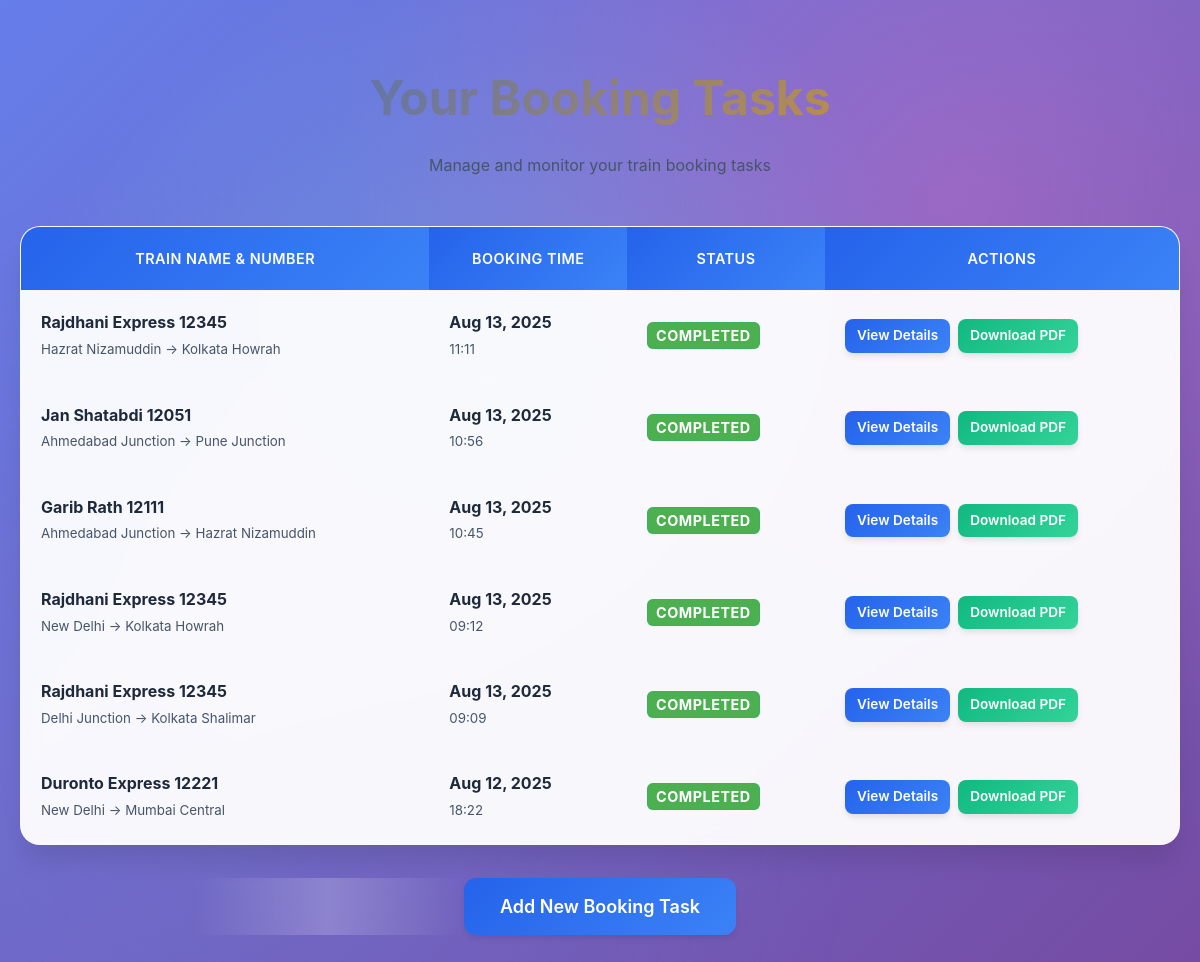
Page /dashboard/ (signed in) on the earlier database version.
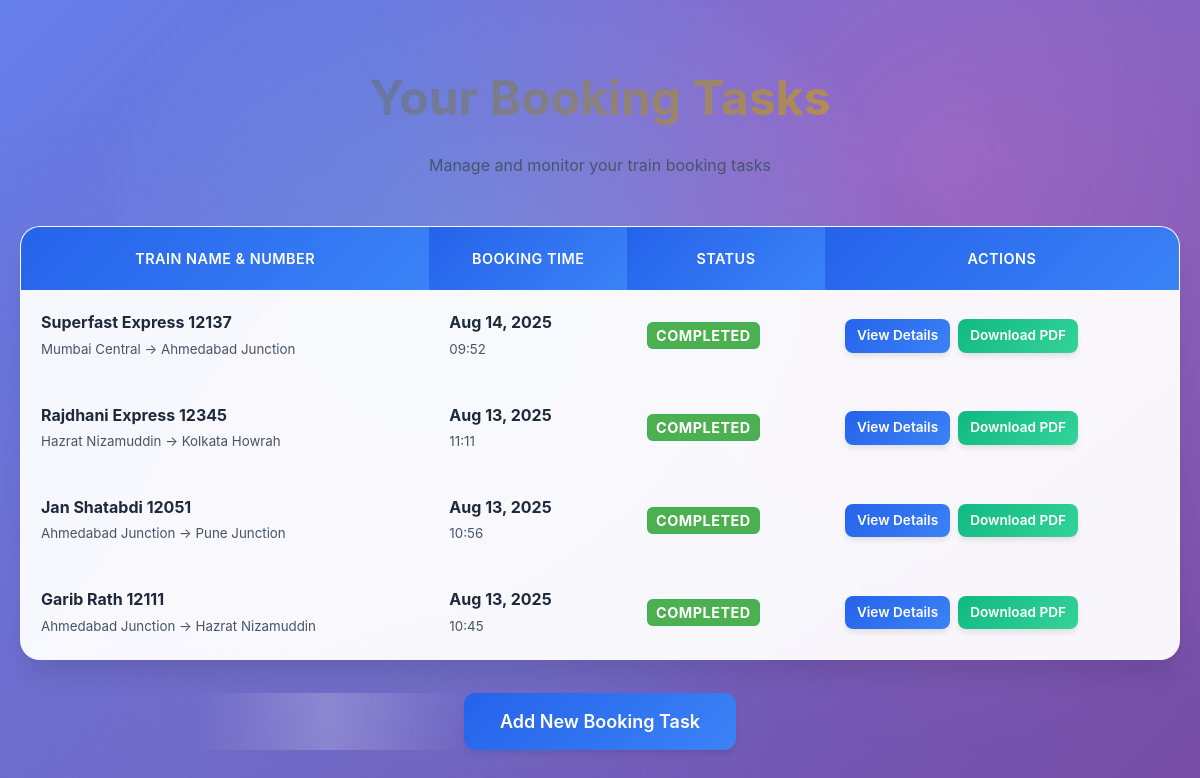
Same page on the later database version.
### booking/models.py (models this page shows, shortened)
class Booking(models.Model):
    user = models.ForeignKey(User, on_delete=models.CASCADE)
    train_name_number = models.CharField(max_length=120, help_text="e.g., Rajdhani Express 12345", default="Unknown Train 00000")
    train_number = models.CharField(max_length=10, default="00000")
    train_name = models.CharField(max_length=100, default="Unknown Train")
    source_station = models.CharField(max_length=50, default="Unknown Source")
    destination_station = models.CharField(max_length=50, null=True, blank=True, default="Unknown Destination")
    journey_date = models.DateField(null=True, blank=True)
    booking_time = models.DateTimeField(null=True, blank=True)
    STATUS_CHOICES = [
        ('Scheduled', 'Scheduled'),
        ('Processing', 'Processing'),
        ('Completed', 'Completed'),
        ('Failed', 'Failed')
    ]
    status = models.CharField(max_length=20, choices=STATUS_CHOICES, default='Scheduled')
    pnr_number = models.CharField(max_length=12, blank=True, null=True)
    seat_number = models.CharField(max_length=10, blank=True, null=True)
    coach_number = models.CharField(max_length=5, blank=True, null=True)
    class_type = models.CharField(
        max_length=20,
        choices=[
            ('SL', 'Sleeper'),
            ('3A', '3rd AC'),
            ('2A', '2nd AC'),
            ('1A', '1st AC')
        ],
        default='SL'
    )
    ticket_pdf = models.FileField(upload_to="tickets/", blank=True, null=True)
    ticket_pdf_url = models.URLField(blank=True, null=True)
    auto_delete_enabled = models.BooleanField(default=True)
    retention_days = models.PositiveIntegerField(default=30)
    deleted_at = models.DateTimeField(null=True, blank=True)

### booking/views.py (the view)
# urls.py: path('', views.dashboard, name='dashboard'),
@login_required
def dashboard(request):
    tasks = Booking.objects.filter(user=request.user).order_by('-booking_time')
    return render(request, 'booking/dashboard.html', {'tasks': tasks})

### booking/templates/booking/dashboard.html (shortened to what this page needs)
{% load static %}
<!DOCTYPE html>
<html>
<head>
    <link rel="stylesheet" href="{% static 'booking/enhanced.css' %}">
    <link rel="stylesheet" href="{% static 'booking/status.css' %}">
</head>
<body>
    <div class="dashboard-container">
        <div class="dashboard-header">
            <h2>Your Booking Tasks</h2>
            <p style="color: var(--text-secondary); margin-bottom: 2rem;">
                Manage and monitor your train booking tasks
            </p>
        </div>
        <div class="table-container">
            <table>
                <thead>
                    <tr>
                        <th>Train Name & Number</th>
                        <th>Booking Time</th>
                        <th>Status</th>
                        <th>Actions</th>
                    </tr>
                </thead>
                <tbody>
                    {% for task in tasks %}
                    <tr>
                        <td>
                            <strong>{{ task.train_name_number }}</strong>
                            <br>
                            <small style="color: var(--text-secondary);">
                                {{ task.source_station }} → {{ task.destination_station }}
                            </small>
                        </td>
                        <td>
                            <strong>{{ task.booking_time|date:"M d, Y" }}</strong>
                            <br>
                            <small style="color: var(--text-secondary);">
                                {{ task.booking_time|time:"H:i" }}
                            </small>
                        </td>
                        <td>
                            <span class="status-badge status-{{ task.status|lower }}">
                                {{ task.status }}
                            </span>
                        </td>
                    <td>
                        <div class="action-buttons">
                            <a href="{% url 'task_detail' task.id %}" class="btn btn-sm btn-primary">
                                View Details
                            </a>
                            {% if task.ticket_pdf %}
                            <a href="{{ task.ticket_pdf.url }}" target="_blank" class="btn btn-sm btn-success" download>
                                Download PDF
                            </a>
                            {% elif task.ticket_pdf_url %}
                            <a href="{{ task.ticket_pdf_url }}" target="_blank" class="btn btn-sm btn-success" download>
                                Download PDF
                            </a>
                            {% endif %}
                        </div>
                    </td>
                    </tr>
                    {% endfor %}
                </tbody>
            </table>
        </div>
        <div style="text-align: center; margin-top: 3rem;">
            <a href="{% url 'add_task' %}" class="btn btn-lg btn-primary">
                Add New Booking Task
            </a>
        </div>
    </div>
</body>
</html>

### booking/static/booking/enhanced.css (style rules this page uses)
:root { --primary-color: #2563eb; --secondary-color: #64748b; --accent-color: #f59e0b; --success-color: #10b981; --danger-color: #ef4444; --warning-color: #f59e0b; --background-gradient: linear-gradient(135deg, #667eea 0%, #764ba2 100%); --card-background: rgba(255, 255, 255, 0.95); --text-primary: #1e293b; --text-secondary: #475569; --border-color: #e2e8f0; --shadow-sm: 0 1px 2px 0 rgba(0, 0, 0, 0.05); --shadow-md: 0 4px 6px -1px rgba(0, 0, 0, 0.1); --shadow-lg: 0 10px 15px -3px rgba(0, 0, 0, 0.1); --shadow-xl: 0 20px 25px -5px rgba(0, 0, 0, 0.1); --transition-fast: 0.15s ease; --transition-normal: 0.3s ease; --transition-slow: 0.5s ease; }
* { margin: 0; padding: 0; box-sizing: border-box; }
body { font-family: 'Inter', -apple-system, BlinkMacSystemFont, 'Segoe UI', sans-serif; line-height: 1.6; color: var(--text-primary); background: var(--background-gradient); min-height: 100vh; position: relative; overflow-x: hidden; }
body::before { content: ''; position: fixed; top: 0; left: 0; width: 100%; height: 100%; background-image: radial-gradient(circle at 20% 80%, rgba(120, 119, 198, 0.3) 0%, transparent 50%), radial-gradient(circle at 80% 20%, rgba(255, 119, 198, 0.3) 0%, transparent 50%), radial-gradient(circle at 40% 40%, rgba(120, 219, 255, 0.3) 0%, transparent 50%); animation: float 20s ease-in-out infinite; z-index: -1; }
h2 { font-size: 2.5rem; font-weight: 700; background: linear-gradient(135deg, var(--primary-color), var(--accent-color)); -webkit-background-clip: text; -webkit-text-fill-color: transparent; background-clip: text; margin-bottom: 2rem; text-align: center; }
button, .btn { background: linear-gradient(135deg, var(--primary-color), #3b82f6); color: white; padding: 14px 28px; border: none; border-radius: 12px; font-size: 16px; font-weight: 600; cursor: pointer; transition: all var(--transition-normal); position: relative; overflow: hidden; box-shadow: var(--shadow-md); }
.action-buttons { display: flex; gap: 8px; flex-wrap: wrap; align-items: center; }
.action-buttons .btn { padding: 6px 12px; font-size: 0.85rem; border-radius: 8px; white-space: nowrap; min-width: 100px; text-align: center; }
.action-buttons .btn-primary { background: linear-gradient(135deg, var(--primary-color), #3b82f6); }
.action-buttons .btn-success { background: linear-gradient(135deg, var(--success-color), #34d399); }
button::before, .btn::before { content: ''; position: absolute; top: 0; left: -100%; width: 100%; height: 100%; background: linear-gradient(90deg, transparent, rgba(255, 255, 255, 0.2), transparent); transition: left var(--transition-normal); }
.dashboard-container { max-width: 1200px; margin: 40px auto; padding: 20px; }
.dashboard-header { text-align: center; margin-bottom: 3rem; }
.dashboard-header h2 { font-size: 3rem; margin-bottom: 1rem; }
.table-container { background: var(--card-background); backdrop-filter: blur(10px); border-radius: 20px; overflow: hidden; box-shadow: var(--shadow-xl); border: 1px solid rgba(255, 255, 255, 0.2); animation: fadeInUp 0.8s ease-out; }
table { width: 100%; border-collapse: separate; border-spacing: 0; }
th { background: linear-gradient(135deg, var(--primary-color), #3b82f6); color: white; padding: 20px; font-weight: 600; text-transform: uppercase; letter-spacing: 0.5px; font-size: 0.9rem; }
td { padding: 20px; border-bottom: 1px solid rgba(255, 255, 255, 0.1); transition: all var(--transition-normal); }
.status-badge { padding: 6px 12px; border-radius: 20px; font-size: 0.8rem; font-weight: 600; text-transform: uppercase; letter-spacing: 0.5px; }
.status-completed { background: rgba(16, 185, 129, 0.2); color: var(--success-color); border: 1px solid rgba(16, 185, 129, 0.3); }
a { color: var(--primary-color); text-decoration: none; position: relative; transition: color var(--transition-normal); }
a::after { content: ''; position: absolute; width: 0; height: 2px; bottom: -2px; left: 0; background-color: var(--primary-color); transition: width var(--transition-normal); }
.btn-primary { background: linear-gradient(135deg, var(--primary-color), #3b82f6); }
.btn-success { background: linear-gradient(135deg, var(--success-color), #34d399); }
.btn-sm { padding: 8px 16px; font-size: 14px; }
.btn-lg { padding: 18px 36px; font-size: 18px; }

### booking/static/booking/status.css (style rules this page uses)
.status-completed { background-color: #4CAF50; color: white; padding: 4px 8px; border-radius: 6px; font-size: 0.9em; font-weight: bold; }

Differences in the rows shown:
removed Booking: train_name_number "Rajdhani Express 12345", source_station "New Delhi", destination_station "Kolkata Howrah", booking_time "Aug 13, 2025", booking_time "09:12", status "COMPLETED"
removed Booking: train_name_number "Rajdhani Express 12345", source_station "Delhi Junction", destination_station "Kolkata Shalimar", booking_time "Aug 13, 2025", booking_time "09:09", status "COMPLETED"
removed Booking: train_name_number "Duronto Express 12221", source_station "New Delhi", destination_station "Mumbai Central", booking_time "Aug 12, 2025", booking_time "18:22", status "COMPLETED"
added Booking: train_name_number "Superfast Express 12137", source_station "Mumbai Central", destination_station "Ahmedabad Junction", booking_time "Aug 14, 2025", booking_time "09:52", status "COMPLETED"
